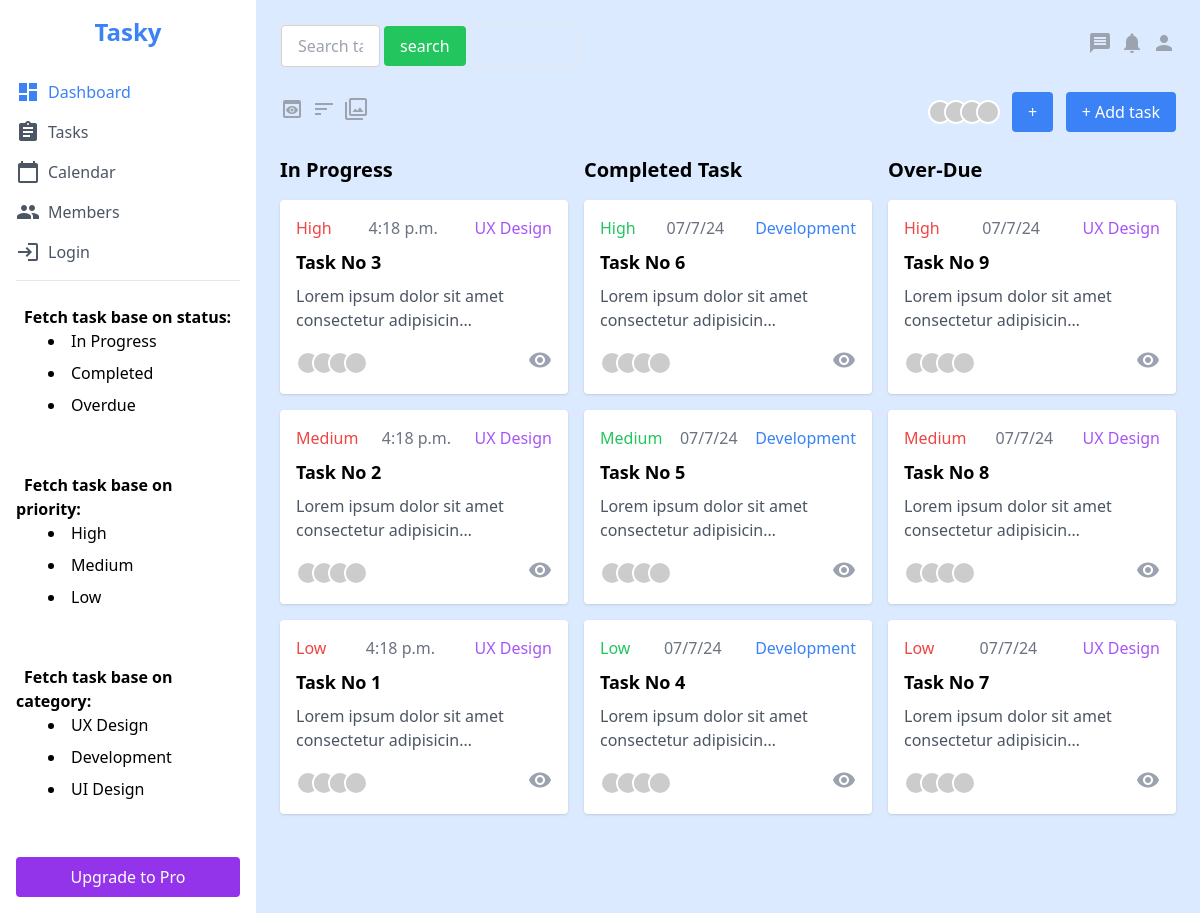
The page / on the database its author committed.
### task_management/models.py (models this page shows, shortened)
class TaskModel(models.Model):
    assigned_to = models.ForeignKey(User, on_delete=models.CASCADE)
    due_date = models.DateTimeField(auto_now=True)
    description = models.TextField(blank=True, null=True)
    title = models.CharField(max_length=255, blank=False, null=False)
    status_choices = [('In Progress', 'In Progress'), ('Completed', 'Completed'), ('Overdue', 'Overdue')]
    status = models.CharField(max_length=255, blank=False, null=False, choices=status_choices)
    priority_choices = [('Low', 'Low'), ('Medium', 'Medium'), ('High', 'High')]
    priority = models.CharField(max_length=255, blank=False, null=False, choices=priority_choices)
    category_choices = [('UX Design', 'UX Design'), ('Development', 'Development'), ('UI Design', 'UI Design')]
    category = models.CharField(max_length=255, blank=False, null=False, choices=category_choices)

### task_management/views.py (the view)
# urls.py: path('', landing, name='landing'),
def landing(request):
    in_progress = TaskModel.objects.filter(status='In Progress').order_by('-due_date')
    completed_task = TaskModel.objects.filter(status='Completed').order_by('-due_date')
    over_due = TaskModel.objects.filter(status='Overdue').order_by('-due_date')
    context = {
        'in_progress': in_progress,
        'completed_task': completed_task,
        'over_due': over_due,
    }
    return render(request, 'landing.html', context)

### templates/landing.html (shortened to what this page needs)
{% extends 'base.html' %}
{% block main_content %}
    <div class="w-full lg:w-1/3">
        <h2 class="text-xl font-bold mb-4">In Progress</h2>
        {% if in_progress %}
            <div id="in-progress-tasks">
                {% for in_prog in in_progress %}
                    <div class="bg-white rounded shadow p-4 mb-4">
                        <div class="flex justify-between mb-2">
                            <span class="text-red-500">{{in_prog.priority}}</span>
                            <span class="text-gray-500">{{in_prog.due_date|time}}</span>
                            <span class="text-purple-500">{{in_prog.category}}</span>
                        </div>
                        <h3 class="text-lg font-bold mb-2">{{in_prog.title}}</h3>
                        {% if in_prog.description|length >= 50 %}
                            <p class="text-gray-600 mb-4">{{in_prog.description|truncatechars:50}}</p>
                        {% else %}
                            <p class="text-gray-600 mb-4">{{in_prog.description}}</p>
                        {% endif %}
                        <div class="flex justify-between items-center">
                            <div class="flex -space-x-2">
                                <img class="w-6 h-6 rounded-full border-2 border-white" src="https://via.placeholder.com/24" alt="">
                                <img class="w-6 h-6 rounded-full border-2 border-white" src="https://via.placeholder.com/24" alt="">
                                <img class="w-6 h-6 rounded-full border-2 border-white" src="https://via.placeholder.com/24" alt="">
                                <img class="w-6 h-6 rounded-full border-2 border-white" src="https://via.placeholder.com/24" alt="">
                            </div>
                            <div class="flex space-x-2 text-gray-400">
                                <a href="{% url 'read_view' in_prog.id %}"><span class="material-icons cursor-pointer">visibility</span></a>
                            </div>
                        </div>
                    </div>
                {% endfor %}
            </div>
        {% else %}
            <div>
                <div class="bg-white rounded shadow p-4 mb-4">
                    <p class="text-gray-600">There is no task with the status of <b class="red">In Progress</b></p>
                </div>
            </div>
        {% endif %}
    </div>
    <div class="w-full lg:w-1/3">
        <h2 class="text-xl font-bold mb-4">Completed Task</h2>
        {% if completed_task %}
            <div id="completed-tasks">
                {% for comp_tsk in completed_task %}
                    <div class="bg-white rounded shadow p-4 mb-4">
                        <div class="flex justify-between mb-2">
                            <span class="text-green-500">{{comp_tsk.priority}}</span>
                            <span class="text-gray-500">{{comp_tsk.due_date|date:'m/n/y'}}</span>
                            <span class="text-blue-500">{{comp_tsk.category}}</span>
                        </div>
                        <h3 class="text-lg font-bold mb-2">{{comp_tsk.title}}</h3>
                        {% if comp_tsk.description|length >= 50 %}
                            <p class="text-gray-600 mb-4">{{comp_tsk.description|truncatechars:50}}</p>
                        {% else %}
                            <p class="text-gray-600 mb-4">{{comp_tsk.description}}</p>
                        {% endif %}
                        <div class="flex justify-between items-center">
                            <div class="flex -space-x-2">
                                <img class="w-6 h-6 rounded-full border-2 border-white" src="https://via.placeholder.com/24" alt="">
                                <img class="w-6 h-6 rounded-full border-2 border-white" src="https://via.placeholder.com/24" alt="">
                                <img class="w-6 h-6 rounded-full border-2 border-white" src="https://via.placeholder.com/24" alt="">
                                <img class="w-6 h-6 rounded-full border-2 border-white" src="https://via.placeholder.com/24" alt="">
                            </div>
                            <div class="flex space-x-2 text-gray-400">
                                <a href="{% url 'read_view' comp_tsk.id %}"><span class="material-icons cursor-pointer">visibility</span></a>
                            </div>
                        </div>
                    </div>
                {% endfor %}
            </div>
        {% else %}
            <div>
                <div class="bg-white rounded shadow p-4 mb-4">
                    <p class="text-gray-600">There is no task with the status of <b class="red">Completed</b></p>
                </div>
            </div>
        {% endif %}
    </div>
    <div class="w-full lg:w-1/3">
        <h2 class="text-xl font-bold mb-4">Over-Due</h2>
        {% if over_due.count > 0 %}
            <div id="overdue-tasks">
                {% for ov_due in over_due %}
                    <div class="bg-white rounded shadow p-4 mb-4">
                        <div class="flex justify-between mb-2">
                            <span class="text-red-500">{{ov_due.priority}}</span>
                            <span class="text-gray-500">{{ov_due.due_date|date:'m/n/y'}}</span>
                            <span class="text-purple-500">{{ov_due.category}}</span>
                        </div>
                        <h3 class="text-lg font-bold mb-2">{{ov_due.title}}</h3>
                        {% if ov_due.description|length >= 50 %}
                            <p class="text-gray-600 mb-4">{{ov_due.description|truncatechars:50}}</p>
                        {% else %}
                            <p class="text-gray-600 mb-4">{{ov_due.description}}</p>
                        {% endif %}
                        <div class="flex justify-between items-center">
                            <div class="flex -space-x-2">
                                <img class="w-6 h-6 rounded-full border-2 border-white" src="https://via.placeholder.com/24" alt="">
                                <img class="w-6 h-6 rounded-full border-2 border-white" src="https://via.placeholder.com/24" alt="">
                                <img class="w-6 h-6 rounded-full border-2 border-white" src="https://via.placeholder.com/24" alt="">
                                <img class="w-6 h-6 rounded-full border-2 border-white" src="https://via.placeholder.com/24" alt="">
                            </div>
                            <div class="flex space-x-2 text-gray-400">
                                <a href="{% url 'read_view' ov_due.id %}"><span class="material-icons cursor-pointer">visibility</span></a>
                            </div>
                        </div>
                    </div>
                {% endfor %}
            </div>
        {% else %}
            <div>
                <div class="bg-white rounded shadow p-4 mb-4">
                    <p class="text-gray-600">There is no task with the status of <b class="red">Overdue</b></p>
                </div>
            </div>
        {% endif %}
    </div>
{% endblock main_content %}

### rows shown on the page
TaskModel: priority "High", due_date "4:18 p.m.", category "UX Design", title "Task No 3", description "Lorem ipsum dolor sit amet consectetur adipisicin…"
TaskModel: priority "Medium", due_date "4:18 p.m.", category "UX Design", title "Task No 2", description "Lorem ipsum dolor sit amet consectetur adipisicin…"
TaskModel: priority "Low", due_date "4:18 p.m.", category "UX Design", title "Task No 1", description "Lorem ipsum dolor sit amet consectetur adipisicin…"
TaskModel: priority "High", due_date "07/7/24", category "Development", title "Task No 6", description "Lorem ipsum dolor sit amet consectetur adipisicin…"
TaskModel: priority "Medium", due_date "07/7/24", category "Development", title "Task No 5", description "Lorem ipsum dolor sit amet consectetur adipisicin…"
TaskModel: priority "Low", due_date "07/7/24", category "Development", title "Task No 4", description "Lorem ipsum dolor sit amet consectetur adipisicin…"
TaskModel: priority "High", due_date "07/7/24", category "UX Design", title "Task No 9", description "Lorem ipsum dolor sit amet consectetur adipisicin…"
TaskModel: priority "Medium", due_date "07/7/24", category "UX Design", title "Task No 8", description "Lorem ipsum dolor sit amet consectetur adipisicin…"
TaskModel: priority "Low", due_date "07/7/24", category "UX Design", title "Task No 7", description "Lorem ipsum dolor sit amet consectetur adipisicin…"
